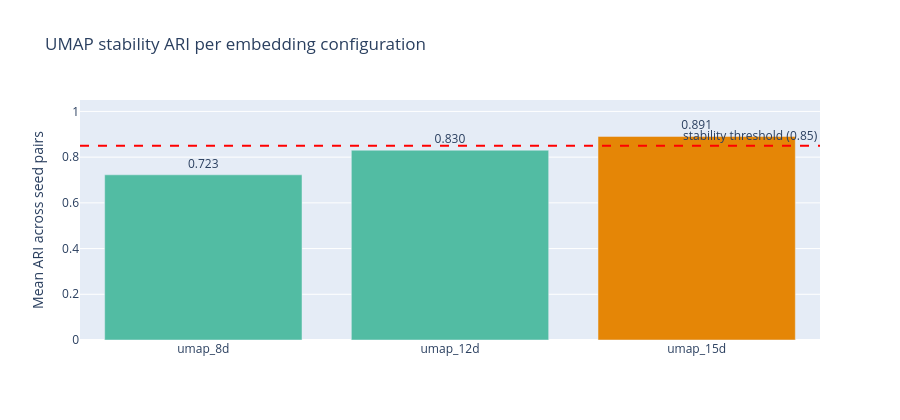

The notebook cell this image was saved under:
### Code cell
# UMAP stability summary
print("\n── UMAP stability across seeds ──")
stab_rows = []
for config_name, ari in u["stability_scores"].items():
    res = u["umap_results"][config_name]
    stab_rows.append({
        "Config":      config_name,
        "k":           res["best_k"],
        "Silhouette":  res["best_score"],
        "Stability ARI": round(ari, 4),
        "Stable?":     "YES" if ari >= 0.85 else "NO",
    })

stab_df = pd.DataFrame(stab_rows).sort_values("Stability ARI", ascending=False)
display(stab_df)

fig_stab = go.Figure()
colors = [
    px.colors.qualitative.Vivid[0] if s >= 0.85
    else px.colors.qualitative.Vivid[2]
    for s in u["stability_scores"].values()
]
fig_stab.add_trace(go.Bar(
    x=list(u["stability_scores"].keys()),
    y=list(u["stability_scores"].values()),
    marker_color=colors,
    text=[f"{v:.3f}" for v in u["stability_scores"].values()],
    textposition="outside",
))
fig_stab.add_hline(
    y=0.85,
    line_dash="dash", line_color="red",
    annotation_text="stability threshold (0.85)",
    annotation_position="top right",
)
fig_stab.update_layout(
    title="UMAP stability ARI per embedding configuration",
    yaxis_title="Mean ARI across seed pairs",
    yaxis_range=[0, 1.05],
    height=420,
    showlegend=False,
)
fig_stab.show()

### Figure 1 — Plotly figure (JSON) as saved in the notebook; plotly's stock layout.template omitted (floating-point values rounded to 4 significant figures)
{"data": [{"marker": {"color": ["rgb(82, 188, 163)", "rgb(82, 188, 163)", "rgb(229, 134, 6)"]}, "text": ["0.723", "0.830", "0.891"], "textposition": "outside", "type": "bar", "x": ["umap_8d", "umap_12d", "umap_15d"], "y": [0.7227, 0.8303, 0.8908]}], "layout": {"annotations": [{"showarrow": false, "text": "stability threshold (0.85)", "x": 1, "xanchor": "right", "xref": "x domain", "y": 0.85, "yanchor": "bottom", "yref": "y"}], "height": 420, "shapes": [{"line": {"color": "red", "dash": "dash"}, "type": "line", "x0": 0, "x1": 1, "xref": "x domain", "y0": 0.85, "y1": 0.85, "yref": "y"}], "showlegend": false, "title": {"text": "UMAP stability ARI per embedding configuration"}, "yaxis": {"range": [0, 1.05], "title": {"text": "Mean ARI across seed pairs"}}}}
